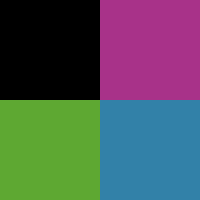
Frame 1 (no input)
Frame 60 (the mouse pressed at the canvas centre just before this capture): identical to frame 1, image omitted
Frame 120 (the mouse held since frame 60 and released just before this capture): identical to frame 1, image omitted

The Processing sketch that drew this single still picture (run headless with seeded random() and noise(); from frame 60 on, the mouse is pressed at the canvas centre):

// Processing sketch: assignment5_6_patricia_antlitz00318934
// ── assignment5_6_patricia_antlitz00318934.pde
/* Assignment 5-6
Student ID: 00318934
Name: Patricia Antlitz
Professor Ethel Schuster
Introduction to Computer Science CIS-140
12 October 2020

6. four_square: divide a 200 x 200 canvas in n=4 equal squares and apply
different colors to each

The work I am submitting is my own in its entirety
*/

// code starts here.

// set up global variables for colors to be used and origin point
int darkPink = color(168, 50, 137);
int black = color(0);
int blue = color(50, 129, 168);
int green = color(94, 168, 50);
int orig = 0;

// Frunction setup holds program settings
void setup(){
  // set screen size to 200px by 200px
  size(200, 200);
  // remove stroke from forms
  noStroke();
}

// Function draw holds the commands to run the program
void draw(){
  // no backgound color needed

  // set local variables for size and location of x and y
  int wide = width/2;
  int tall = height/2;

  // call function drawRect
  /* sets the color to black, x = 0, y = 0, make it as wide as half of the
  width and as tall as half of the height */
  drawRect(black, orig, orig, wide, tall);
  /* sets the color green, x = 0, y = half of the screen's height,
  make it as wide as half of the width and as tall as half of the height */
  drawRect(green, orig, tall, wide, tall);
  /* sets the color to darkPink, x = half of the width, y = 0,
  make it as wide as half of the width and as tall as half of the height */
  drawRect(darkPink, wide, orig, wide, tall);
  /* sets the color to blue, x = half of the width, y = half of the height,
  make it as wide as half of the width and as tall as half of the height */
  drawRect(blue, wide, tall, wide, tall);

}

/*Function drawRect created a square on the screen. It takes param "c" for
color, param "x" for the x location, "y" for the y location. Param wide for
the width of the square and param tall for the height. */
void drawRect(int c, int x, int y, int wide, int tall){
  // fill square with param "c"
  fill(c);
  // call rect fucntion and pass remaining params
  rect(x, y, wide, tall);
}

//end.
